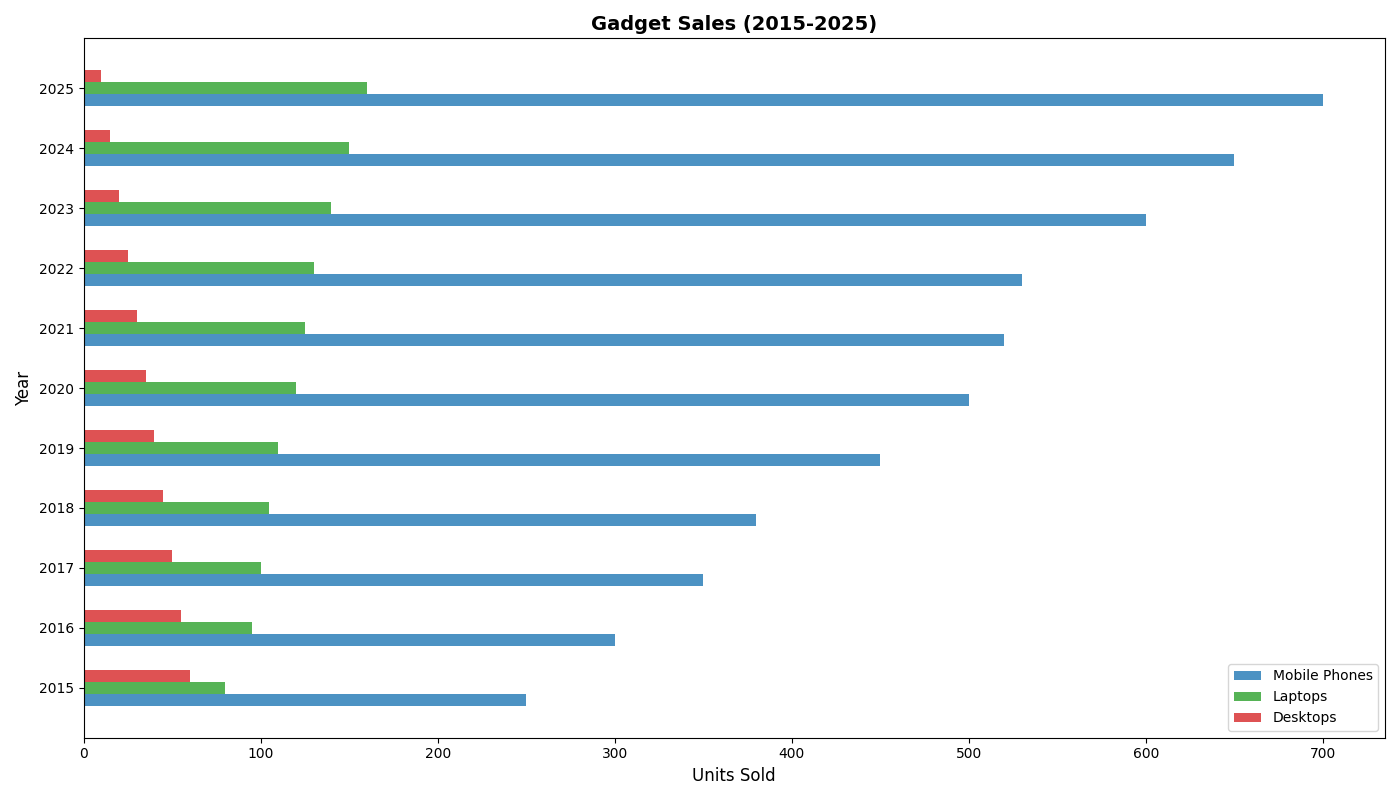

The script that drew this image:
import matplotlib.pyplot as plt
import numpy as np

years = np.arange(2015, 2026)

mobile_phones = [250, 300, 350, 380, 450, 500, 520, 530, 600, 650, 700]
# tablets = [120, 130, 135, 140, 160, 170, 175, 190, 200, 220, 230]
laptops = [80, 95, 100, 105, 110, 120, 125, 130, 140, 150, 160]
desktops = [60, 55, 50, 45, 40, 35, 30, 25, 20, 15, 10]

fig, ax = plt.subplots(figsize=(14, 8))

bar_height = 0.2
years_shifted = np.arange(len(years))

ax.barh(years_shifted - bar_height, mobile_phones, height=bar_height, color='#1f77b4', alpha=0.8, label='Mobile Phones')
# ax.barh(years_shifted, tablets, height=bar_height, color='#ff7f0e', alpha=0.8, label='Tablets')
ax.barh(years_shifted, laptops, height=bar_height, color='#2ca02c', alpha=0.8, label='Laptops')
ax.barh(years_shifted + bar_height, desktops, height=bar_height, color='#d62728', alpha=0.8, label='Desktops')

ax.set_title('Gadget Sales (2015-2025)', fontsize=14, fontweight='bold')
ax.set_xlabel('Units Sold', fontsize=12)
ax.set_ylabel('Year', fontsize=12)
ax.set_yticks(years_shifted)
ax.set_yticklabels(years)
ax.legend()

plt.tight_layout()
plt.show()
